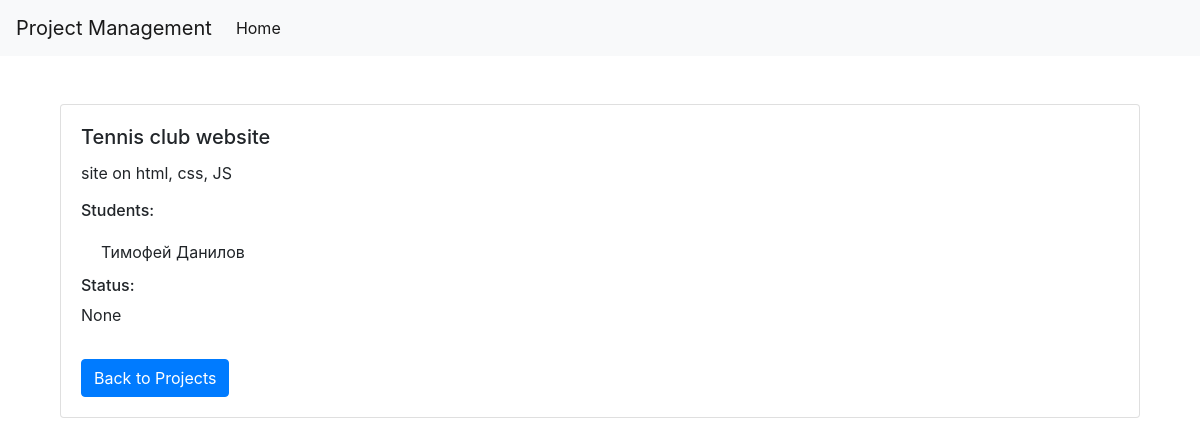
The app's page /project/35/ with its own data.
### projects/models.py (models this page shows, shortened)
class Project(models.Model):
    title = models.CharField(max_length=200)
    description = models.TextField()
    start_date = models.DateField(default=date.today())
    end_date = models.DateField(default=date.today())
    status = models.ForeignKey(Status, on_delete=models.CASCADE, default=None)
    supervisor = models.ForeignKey(Supervisor, on_delete=models.CASCADE, default=None)
    technologies = models.ManyToManyField(Technology)
    students = models.ManyToManyField(Student, through='ProjectStudents')

class Student(models.Model):
    first_name = models.CharField(max_length=100)
    last_name = models.CharField(max_length=100)
    email = models.EmailField()
    enrollment_date = models.DateField(default=date.today)

class Status(models.Model):
    name = models.CharField(max_length=100)
    description = models.TextField()
    def __str__(self):
        return self.name

### projects/views.py (the view)
# urls.py: path('project/<int:project_id>/', views.project_detail, name='project_detail'),
def project_detail(request, project_id):
    project = get_object_or_404(Project, id=project_id)
    return render(request, 'project_detail.html', {'project': project})

### projects/templates/project_detail.html (shortened to what this page needs)
{% extends "base.html" %}
{% block content %}
<div class="container">
    <div class="card mt-5">
        <div class="card-body">
            <h5 class="card-title">{{ project.title }}</h5>
            <p class="card-text">{{ project.description }}</p>
            <h6>Students:</h6>
            <ul class="list-group list-group-flush">
                {% for student in project.students.all %}
                <li class="list-group-item">{{ student.first_name }} {{ student.last_name }}</li>
                {% endfor %}
            </ul>
            <h6>Status:</h6>
            <p>{{ project.status }}</p>
            <a href="{% url 'home' %}" class="btn btn-primary mt-3">Back to Projects</a>
        </div>
    </div>
</div>
{% endblock %}

### records on screen
Project: title "Tennis club website", description "site on html, css, JS", status "None"
Student: first_name "Тимофей", last_name "Данилов"
